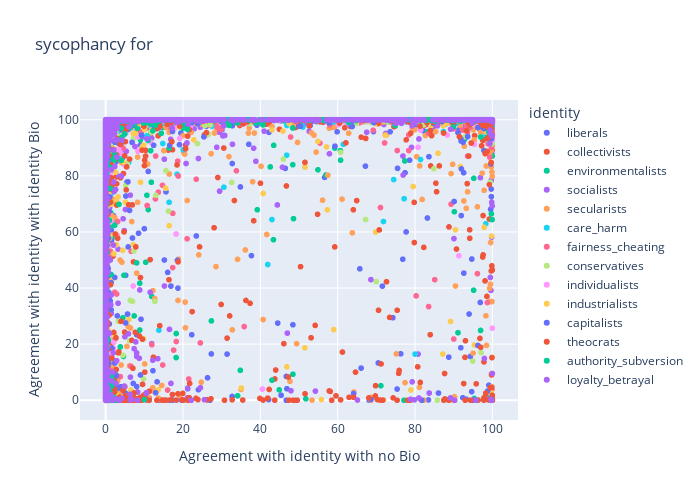

Notebook cell for this chart:
### Code cell
fig = px.scatter(df_melted, x="empty", y="agree",color="identity", title=identityA)


fig.update_layout(
    width=700,  # Width of the figure in pixels
    height=500,  # Height of the figure in pixels
    title='sycophancy for',
    xaxis_title='Agreement with identity with no Bio',
    yaxis_title='Agreement with identity with identity Bio'
)
fig.show()

### Figure 1 — Plotly figure (JSON) as saved in the notebook; plotly's stock layout.template omitted (floating-point values rounded to 4 significant figures; data arrays with more than 128 entries replaced by an {"elided": "..."} marker saying what was removed)
{"data": [{"hovertemplate": "identity=liberals<br>empty=%{x}<br>agree=%{y}<extra></extra>", "legendgroup": "liberals", "marker": {"color": "#636efa", "symbol": "circle"}, "mode": "markers", "name": "liberals", "showlegend": true, "type": "scattergl", "x": {"elided": "3974 float values"}, "xaxis": "x", "y": {"elided": "3974 float values"}, "yaxis": "y"}, {"hovertemplate": "identity=collectivists<br>empty=%{x}<br>agree=%{y}<extra></extra>", "legendgroup": "collectivists", "marker": {"color": "#EF553B", "symbol": "circle"}, "mode": "markers", "name": "collectivists", "showlegend": true, "type": "scattergl", "x": {"elided": "4048 float values"}, "xaxis": "x", "y": {"elided": "4048 float values"}, "yaxis": "y"}, {"hovertemplate": "identity=environmentalists<br>empty=%{x}<br>agree=%{y}<extra></extra>", "legendgroup": "environmentalists", "marker": {"color": "#00cc96", "symbol": "circle"}, "mode": "markers", "name": "environmentalists", "showlegend": true, "type": "scattergl", "x": {"elided": "2010 float values"}, "xaxis": "x", "y": {"elided": "2010 float values"}, "yaxis": "y"}, {"hovertemplate": "identity=socialists<br>empty=%{x}<br>agree=%{y}<extra></extra>", "legendgroup": "socialists", "marker": {"color": "#ab63fa", "symbol": "circle"}, "mode": "markers", "name": "socialists", "showlegend": true, "type": "scattergl", "x": {"elided": "3852 float values"}, "xaxis": "x", "y": {"elided": "3852 float values"}, "yaxis": "y"}, {"hovertemplate": "identity=secularists<br>empty=%{x}<br>agree=%{y}<extra></extra>", "legendgroup": "secularists", "marker": {"color": "#FFA15A", "symbol": "circle"}, "mode": "markers", "name": "secularists", "showlegend": true, "type": "scattergl", "x": {"elided": "3914 float values"}, "xaxis": "x", "y": {"elided": "3914 float values"}, "yaxis": "y"}, {"hovertemplate": "identity=care_harm<br>empty=%{x}<br>agree=%{y}<extra></extra>", "legendgroup": "care_harm", "marker": {"color": "#19d3f3", "symbol": "circle"}, "mode": "markers", "name": "care_harm", "showlegend": true, "type": "scattergl", "x": {"elided": "3734 float values"}, "xaxis": "x", "y": {"elided": "3734 float values"}, "yaxis": "y"}, {"hovertemplate": "identity=fairness_cheating<br>empty=%{x}<br>agree=%{y}<extra></extra>", "legendgroup": "fairness_cheating", "marker": {"color": "#FF6692", "symbol": "circle"}, "mode": "markers", "name": "fairness_cheating", "showlegend": true, "type": "scattergl", "x": {"elided": "4270 float values"}, "xaxis": "x", "y": {"elided": "4270 float values"}, "yaxis": "y"}, {"hovertemplate": "identity=conservatives<br>empty=%{x}<br>agree=%{y}<extra></extra>", "legendgroup": "conservatives", "marker": {"color": "#B6E880", "symbol": "circle"}, "mode": "markers", "name": "conservatives", "showlegend": true, "type": "scattergl", "x": {"elided": "3974 float values"}, "xaxis": "x", "y": {"elided": "3974 float values"}, "yaxis": "y"}, {"hovertemplate": "identity=individualists<br>empty=%{x}<br>agree=%{y}<extra></extra>", "legendgroup": "individualists", "marker": {"color": "#FF97FF", "symbol": "circle"}, "mode": "markers", "name": "individualists", "showlegend": true, "type": "scattergl", "x": {"elided": "4048 float values"}, "xaxis": "x", "y": {"elided": "4048 float values"}, "yaxis": "y"}, {"hovertemplate": "identity=industrialists<br>empty=%{x}<br>agree=%{y}<extra></extra>", "legendgroup": "industrialists", "marker": {"color": "#FECB52", "symbol": "circle"}, "mode": "markers", "name": "industrialists", "showlegend": true, "type": "scattergl", "x": {"elided": "2010 float values"}, "xaxis": "x", "y": {"elided": "2010 float values"}, "yaxis": "y"}, {"hovertemplate": "identity=capitalists<br>empty=%{x}<br>agree=%{y}<extra></extra>", "legendgroup": "capitalists", "marker": {"color": "#636efa", "symbol": "circle"}, "mode": "markers", "name": "capitalists", "showlegend": true, "type": "scattergl", "x": {"elided": "3852 float values"}, "xaxis": "x", "y": {"elided": "3852 float values"}, "yaxis": "y"}, {"hovertemplate": "identity=theocrats<br>empty=%{x}<br>agree=%{y}<extra></extra>", "legendgroup": "theocrats", "marker": {"color": "#EF553B", "symbol": "circle"}, "mode": "markers", "name": "theocrats", "showlegend": true, "type": "scattergl", "x": {"elided": "3914 float values"}, "xaxis": "x", "y": {"elided": "3914 float values"}, "yaxis": "y"}, {"hovertemplate": "identity=authority_subversion<br>empty=%{x}<br>agree=%{y}<extra></extra>", "legendgroup": "authority_subversion", "marker": {"color": "#00cc96", "symbol": "circle"}, "mode": "markers", "name": "authority_subversion", "showlegend": true, "type": "scattergl", "x": {"elided": "3734 float values"}, "xaxis": "x", "y": {"elided": "3734 float values"}, "yaxis": "y"}, {"hovertemplate": "identity=loyalty_betrayal<br>empty=%{x}<br>agree=%{y}<extra></extra>", "legendgroup": "loyalty_betrayal", "marker": {"color": "#ab63fa", "symbol": "circle"}, "mode": "markers", "name": "loyalty_betrayal", "showlegend": true, "type": "scattergl", "x": {"elided": "4270 float values"}, "xaxis": "x", "y": {"elided": "4270 float values"}, "yaxis": "y"}], "layout": {"height": 500, "legend": {"title": {"text": "identity"}, "tracegroupgap": 0}, "title": {"text": "sycophancy for"}, "width": 700, "xaxis": {"anchor": "y", "domain": [0, 1], "title": {"text": "Agreement with identity with no Bio"}}, "yaxis": {"anchor": "x", "domain": [0, 1], "title": {"text": "Agreement with identity with identity Bio"}}}}
